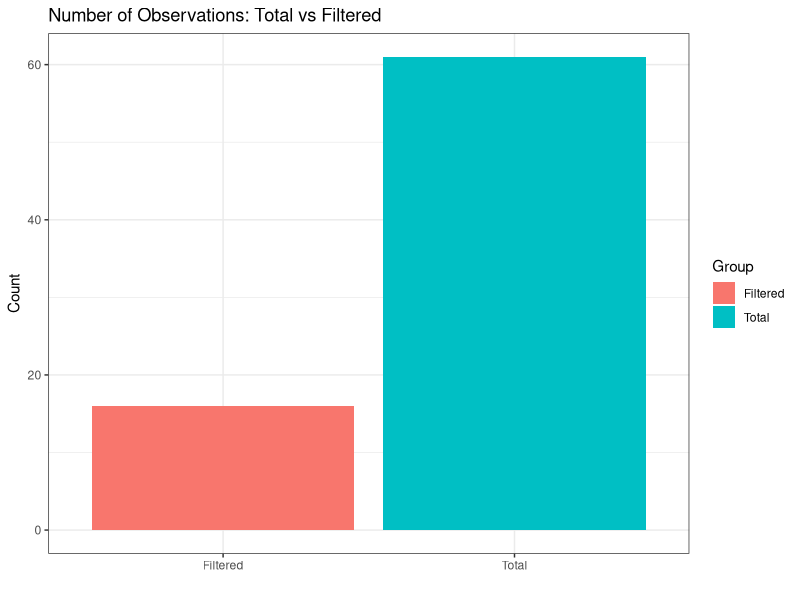
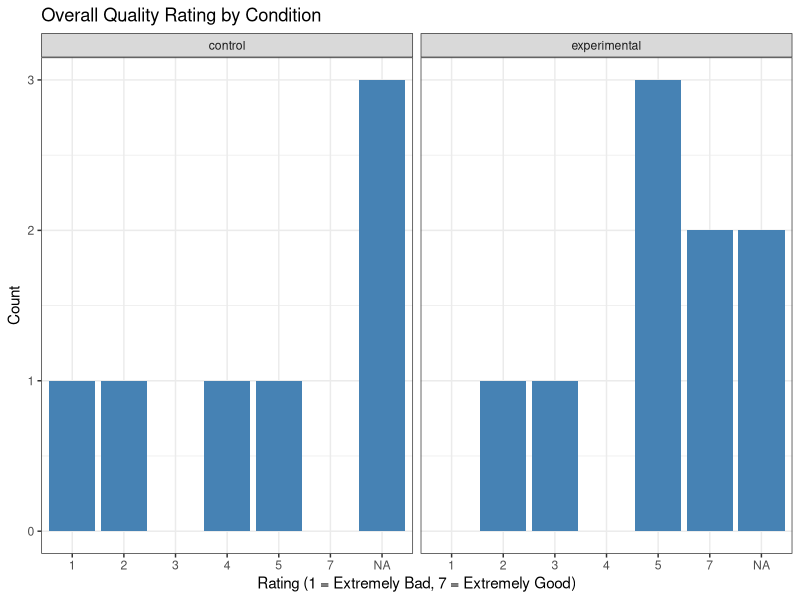

Reproduce these figures in R, in order.
# Lib setup  
library(ggplot2)
library(dplyr)

# Load in fake results for testing, filter out unneeded info, replace -99 w NA
rawData <- read.csv("FAKE_DATA.csv", header = T, sep=",")
rawData <- rawData[3:nrow(rawData), 5:ncol(rawData)] 
rawData <- rawData %>%
  mutate(across(everything(), ~ ifelse(. == -99, NA, .)))

# Filter out non complete results
filteredData <- subset(rawData, rawData$AgreeToParticipate == 'I agree' & 
                         rawData$Finished == 'True' &
                         ((rawData$condition == 'control' & 
                             rawData$AttentionCheck_ctrl == 
                             'This code snippet is written in C.')
                          | (rawData$condition == 'experimental' 
                             & rawData$AttentionCheck_exp == 
                               'This code snippet was generated using AI.')))

# Add a row to manually track if security bug was detected
filteredData$noticed_security_bug <- NA

# How many completed the survey
total_n <- as.numeric(nrow(rawData))
filtered_n <- as.numeric(nrow(filteredData))

count_df <- data.frame(Group = c("Total", "Filtered"), Count
                       = c(total_n, filtered_n))

ggplot(count_df, aes(x = Group, y = Count, fill = Group)) +
  geom_bar(stat = "identity") +
  labs(
    title = "Number of Observations: Total vs Filtered",
    x = "",
    y = "Count"
  ) + theme_bw()

# Survey Completion Time (minutes)
summary(as.numeric(as.character(filteredData$Duration..in.seconds)))

# Overall Quality 
quality_levels <- c("Very low quality", "Low quality", "Somewhat low quality", 
                    "Neither high nor low quality", "Somewhat high quality", 
                    "High quality", "Very high quality")
filteredData$Rate_Overall_Quality_Numeric <- as.numeric(factor(
  filteredData$RateOverallQuality, levels=quality_levels, ordered = TRUE))

ggplot(filteredData, aes(x = factor(Rate_Overall_Quality_Numeric))) +
  geom_bar(fill = "steelblue") +
  facet_wrap(~ condition) +
  labs(
    title = "Overall Quality Rating by Condition",
    x = "Rating (1 = Extremely Bad, 7 = Extremely Good)",
    y = "Count"
  ) +
  theme_bw()

# For each likert scale, convert to numeric quantities
likert_levels <- c("Strongly disagree", "Disagree", "Somewhat disagree", 
                   "Neither agree nor disagree", "Somewhat agree", 
                   "Agree", "Strongly agree")

for(i in 1:10) {
  current_col <- paste0("Likert_", i)
  new_col <- paste0("Likert_numeric_", i)
  
  filteredData[[new_col]] <- as.numeric(factor(
    filteredData[[current_col]], levels=likert_levels, ordered = TRUE))
}

for (i in 1:6) {
  current_ai_col <- paste0("AI_Likert_", i)
  new_ai_col <- paste0("AI_Likert_numeric_", i)
  
  filteredData[[new_ai_col]] <- as.numeric(factor(
    filteredData[[current_ai_col]], levels=likert_levels, ordered = TRUE))
}

# Spearman correlation testing for credit hours and CS courses
filteredData$num_classes <- as.numeric(lengths(strsplit(
  filteredData$Courses, ",")))

catagoryTypes <- c("fewer than 30", "between 30 and 59", "between 60 and 89", 
                   "90 or more")

filteredData$CreditHours_catagory <- as.numeric(factor(
  filteredData$CreditHours), levels=catagoryTypes, ordered=TRUE)

cor.test(filteredData$CreditHours_catagory, filteredData$num_classes,
         method="spearman", exact=FALSE)

# Add in variables for core_class completion and security
cs_core <- c("CS 250","CS 251","CS 252")
cs_security <- c("CS 354","CS 355","CS 426")

# Check if a participant has completed ALL core classes
filteredData$completed_core <- sapply(filteredData$Courses, function(x) {
 if (is.na(x)) {
   return(FALSE)
 }
 courses <- trimws(unlist(strsplit(x, ",")))
 all(cs_core %in% courses)
})

# Checks if a participant has completed AT LEAST ONE security course
filteredData$taken_security <- sapply(filteredData$Courses, function(x) {
  if (is.na(x)) {
    return(FALSE)
  }
  courses <- trimws(unlist(strsplit(x, ",")))
  any(cs_security %in% courses)
})

# trust_in_AI likert calculations
ai_questions <- c("AI_Likert_numeric_1", "AI_Likert_numeric_2",
                  "AI_Likert_numeric_3", "AI_Likert_numeric_4",
                  "AI_Likert_numeric_5", "AI_Likert_numeric_6")
filteredData$avg_ai_trust <- rowMeans(filteredData[,ai_questions])
